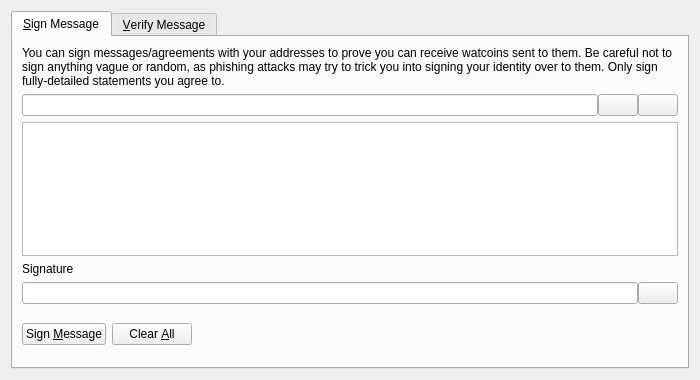
<?xml version="1.0" encoding="UTF-8"?>
<ui version="4.0">
 <class>SignVerifyMessageDialog</class>
 <widget class="QDialog" name="SignVerifyMessageDialog">
  <property name="geometry">
   <rect>
    <x>0</x>
    <y>0</y>
    <width>700</width>
    <height>380</height>
   </rect>
  </property>
  <property name="windowTitle">
   <string>Signatures - Sign / Verify a Message</string>
  </property>
  <property name="modal">
   <bool>true</bool>
  </property>
  <layout class="QVBoxLayout" name="verticalLayout">
   <item>
    <widget class="QTabWidget" name="tabWidget">
     <property name="currentIndex">
      <number>0</number>
     </property>
     <widget class="QWidget" name="tabSignMessage">
      <attribute name="title">
       <string>&amp;Sign Message</string>
      </attribute>
      <layout class="QVBoxLayout" name="verticalLayout_SM">
       <item>
        <widget class="QLabel" name="infoLabel_SM">
         <property name="text">
          <string>You can sign messages/agreements with your addresses to prove you can receive watcoins sent to them. Be careful not to sign anything vague or random, as phishing attacks may try to trick you into signing your identity over to them. Only sign fully-detailed statements you agree to.</string>
         </property>
         <property name="textFormat">
          <enum>Qt::PlainText</enum>
         </property>
         <property name="wordWrap">
          <bool>true</bool>
         </property>
        </widget>
       </item>
       <item>
        <layout class="QHBoxLayout" name="horizontalLayout_1_SM">
         <property name="spacing">
          <number>0</number>
         </property>
         <item>
          <widget class="QValidatedLineEdit" name="addressIn_SM">
           <property name="toolTip">
            <string>The Watcoin address to sign the message with</string>
           </property>
          </widget>
         </item>
         <item>
          <widget class="QPushButton" name="addressBookButton_SM">
           <property name="toolTip">
            <string>Choose previously used address</string>
           </property>
           <property name="text">
            <string/>
           </property>
           <property name="icon">
            <iconset resource="../bitcoin.qrc">
             <normaloff>:/icons/address-book</normaloff>:/icons/address-book</iconset>
           </property>
           <property name="shortcut">
            <string>Alt+A</string>
           </property>
           <property name="autoDefault">
            <bool>false</bool>
           </property>
          </widget>
         </item>
         <item>
          <widget class="QPushButton" name="pasteButton_SM">
           <property name="toolTip">
            <string>Paste address from clipboard</string>
           </property>
           <property name="text">
            <string/>
           </property>
           <property name="icon">
            <iconset resource="../bitcoin.qrc">
             <normaloff>:/icons/editpaste</normaloff>:/icons/editpaste</iconset>
           </property>
           <property name="shortcut">
            <string>Alt+P</string>
           </property>
           <property name="autoDefault">
            <bool>false</bool>
           </property>
          </widget>
         </item>
        </layout>
       </item>
       <item>
        <widget class="QPlainTextEdit" name="messageIn_SM">
         <property name="toolTip">
          <string>Enter the message you want to sign here</string>
         </property>
        </widget>
       </item>
       <item>
        <widget class="QLabel" name="signatureLabel_SM">
         <property name="text">
          <string>Signature</string>
         </property>
         <property name="textFormat">
          <enum>Qt::PlainText</enum>
         </property>
        </widget>
       </item>
       <item>
        <layout class="QHBoxLayout" name="horizontalLayout_2_SM">
         <property name="spacing">
          <number>0</number>
         </property>
         <item>
          <widget class="QLineEdit" name="signatureOut_SM">
           <property name="font">
            <font>
             <italic>true</italic>
            </font>
           </property>
           <property name="readOnly">
            <bool>true</bool>
           </property>
          </widget>
         </item>
         <item>
          <widget class="QPushButton" name="copySignatureButton_SM">
           <property name="toolTip">
            <string>Copy the current signature to the system clipboard</string>
           </property>
           <property name="text">
            <string/>
           </property>
           <property name="icon">
            <iconset resource="../bitcoin.qrc">
             <normaloff>:/icons/editcopy</normaloff>:/icons/editcopy</iconset>
           </property>
           <property name="autoDefault">
            <bool>false</bool>
           </property>
          </widget>
         </item>
        </layout>
       </item>
       <item>
        <layout class="QHBoxLayout" name="horizontalLayout_3_SM">
         <item>
          <widget class="QPushButton" name="signMessageButton_SM">
           <property name="toolTip">
            <string>Sign the message to prove you own this Watcoin address</string>
           </property>
           <property name="text">
            <string>Sign &amp;Message</string>
           </property>
           <property name="icon">
            <iconset resource="../bitcoin.qrc">
             <normaloff>:/icons/edit</normaloff>:/icons/edit</iconset>
           </property>
           <property name="autoDefault">
            <bool>false</bool>
           </property>
          </widget>
         </item>
         <item>
          <widget class="QPushButton" name="clearButton_SM">
           <property name="toolTip">
            <string>Reset all sign message fields</string>
           </property>
           <property name="text">
            <string>Clear &amp;All</string>
           </property>
           <property name="icon">
            <iconset resource="../bitcoin.qrc">
             <normaloff>:/icons/remove</normaloff>:/icons/remove</iconset>
           </property>
           <property name="autoDefault">
            <bool>false</bool>
           </property>
          </widget>
         </item>
         <item>
          <spacer name="horizontalSpacer_1_SM">
           <property name="orientation">
            <enum>Qt::Horizontal</enum>
           </property>
           <property name="sizeHint" stdset="0">
            <size>
             <width>40</width>
             <height>48</height>
            </size>
           </property>
          </spacer>
         </item>
         <item>
          <widget class="QLabel" name="statusLabel_SM">
           <property name="font">
            <font>
             <weight>75</weight>
             <bold>true</bold>
            </font>
           </property>
           <property name="text">
            <string/>
           </property>
           <property name="wordWrap">
            <bool>true</bool>
           </property>
          </widget>
         </item>
         <item>
          <spacer name="horizontalSpacer_2_SM">
           <property name="orientation">
            <enum>Qt::Horizontal</enum>
           </property>
           <property name="sizeHint" stdset="0">
            <size>
             <width>40</width>
             <height>48</height>
            </size>
           </property>
          </spacer>
         </item>
        </layout>
       </item>
      </layout>
     </widget>
     <widget class="QWidget" name="tabVerifyMessage">
      <attribute name="title">
       <string>&amp;Verify Message</string>
      </attribute>
      <layout class="QVBoxLayout" name="verticalLayout_VM">
       <item>
        <widget class="QLabel" name="infoLabel_VM">
         <property name="text">
          <string>Enter the receiver's address, message (ensure you copy line breaks, spaces, tabs, etc. exactly) and signature below to verify the message. Be careful not to read more into the signature than what is in the signed message itself, to avoid being tricked by a man-in-the-middle attack. Note that this only proves the signing party receives with the address, it cannot prove sendership of any transaction!</string>
         </property>
         <property name="textFormat">
          <enum>Qt::PlainText</enum>
         </property>
         <property name="alignment">
          <set>Qt::AlignLeading|Qt::AlignLeft|Qt::AlignTop</set>
         </property>
         <property name="wordWrap">
          <bool>true</bool>
         </property>
        </widget>
       </item>
       <item>
        <layout class="QHBoxLayout" name="horizontalLayout_1_VM">
         <property name="spacing">
          <number>0</number>
         </property>
         <item>
          <widget class="QValidatedLineEdit" name="addressIn_VM">
           <property name="toolTip">
            <string>The Watcoin address the message was signed with</string>
           </property>
          </widget>
         </item>
         <item>
          <widget class="QPushButton" name="addressBookButton_VM">
           <property name="toolTip">
            <string>Choose previously used address</string>
           </property>
           <property name="text">
            <string/>
           </property>
           <property name="icon">
            <iconset resource="../bitcoin.qrc">
             <normaloff>:/icons/address-book</normaloff>:/icons/address-book</iconset>
           </property>
           <property name="shortcut">
            <string>Alt+A</string>
           </property>
           <property name="autoDefault">
            <bool>false</bool>
           </property>
          </widget>
         </item>
        </layout>
       </item>
       <item>
        <widget class="QPlainTextEdit" name="messageIn_VM"/>
       </item>
       <item>
        <widget class="QValidatedLineEdit" name="signatureIn_VM"/>
       </item>
       <item>
        <layout class="QHBoxLayout" name="horizontalLayout_2_VM">
         <item>
          <widget class="QPushButton" name="verifyMessageButton_VM">
           <property name="toolTip">
            <string>Verify the message to ensure it was signed with the specified Watcoin address</string>
           </property>
           <property name="text">
            <string>Verify &amp;Message</string>
           </property>
           <property name="icon">
            <iconset resource="../bitcoin.qrc">
             <normaloff>:/icons/transaction_0</normaloff>:/icons/transaction_0</iconset>
           </property>
           <property name="autoDefault">
            <bool>false</bool>
           </property>
          </widget>
         </item>
         <item>
          <widget class="QPushButton" name="clearButton_VM">
           <property name="toolTip">
            <string>Reset all verify message fields</string>
           </property>
           <property name="text">
            <string>Clear &amp;All</string>
           </property>
           <property name="icon">
            <iconset resource="../bitcoin.qrc">
             <normaloff>:/icons/remove</normaloff>:/icons/remove</iconset>
           </property>
           <property name="autoDefault">
            <bool>false</bool>
           </property>
          </widget>
         </item>
         <item>
          <spacer name="horizontalSpacer_1_VM">
           <property name="orientation">
            <enum>Qt::Horizontal</enum>
           </property>
           <property name="sizeHint" stdset="0">
            <size>
             <width>40</width>
             <height>48</height>
            </size>
           </property>
          </spacer>
         </item>
         <item>
          <widget class="QLabel" name="statusLabel_VM">
           <property name="font">
            <font>
             <weight>75</weight>
             <bold>true</bold>
            </font>
           </property>
           <property name="text">
            <string/>
           </property>
           <property name="wordWrap">
            <bool>true</bool>
           </property>
          </widget>
         </item>
         <item>
          <spacer name="horizontalSpacer_2_VM">
           <property name="orientation">
            <enum>Qt::Horizontal</enum>
           </property>
           <property name="sizeHint" stdset="0">
            <size>
             <width>40</width>
             <height>48</height>
            </size>
           </property>
          </spacer>
         </item>
        </layout>
       </item>
      </layout>
     </widget>
    </widget>
   </item>
  </layout>
 </widget>
 <customwidgets>
  <customwidget>
   <class>QValidatedLineEdit</class>
   <extends>QLineEdit</extends>
   <header>qt/qvalidatedlineedit.h</header>
  </customwidget>
 </customwidgets>
 <resources>
  <include location="../bitcoin.qrc"/>
 </resources>
 <connections/>
</ui>
